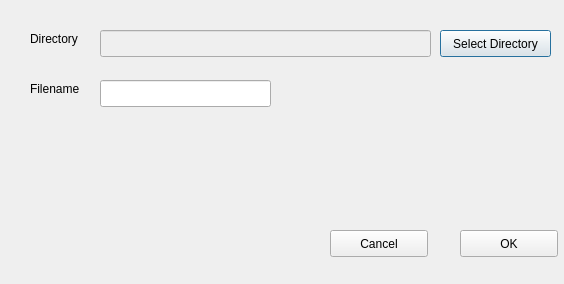
<?xml version="1.0" encoding="UTF-8"?>
<ui version="4.0">
 <class>RetrieveForm</class>
 <widget class="QDialog" name="RetrieveForm">
  <property name="geometry">
   <rect>
    <x>0</x>
    <y>0</y>
    <width>564</width>
    <height>284</height>
   </rect>
  </property>
  <property name="windowTitle">
   <string>RetrieveForm</string>
  </property>
  <widget class="QLabel" name="label">
   <property name="geometry">
    <rect>
     <x>30</x>
     <y>30</y>
     <width>66</width>
     <height>17</height>
    </rect>
   </property>
   <property name="text">
    <string>Directory</string>
   </property>
  </widget>
  <widget class="QLabel" name="label_2">
   <property name="geometry">
    <rect>
     <x>30</x>
     <y>80</y>
     <width>66</width>
     <height>17</height>
    </rect>
   </property>
   <property name="text">
    <string>Filename</string>
   </property>
  </widget>
  <widget class="QLineEdit" name="directoryField">
   <property name="enabled">
    <bool>false</bool>
   </property>
   <property name="geometry">
    <rect>
     <x>100</x>
     <y>30</y>
     <width>331</width>
     <height>27</height>
    </rect>
   </property>
  </widget>
  <widget class="QLineEdit" name="fileNameField">
   <property name="geometry">
    <rect>
     <x>100</x>
     <y>80</y>
     <width>171</width>
     <height>27</height>
    </rect>
   </property>
  </widget>
  <widget class="QPushButton" name="selectFileButton">
   <property name="geometry">
    <rect>
     <x>440</x>
     <y>30</y>
     <width>111</width>
     <height>27</height>
    </rect>
   </property>
   <property name="text">
    <string>Select Directory</string>
   </property>
  </widget>
  <widget class="QPushButton" name="okButton">
   <property name="geometry">
    <rect>
     <x>460</x>
     <y>230</y>
     <width>98</width>
     <height>27</height>
    </rect>
   </property>
   <property name="text">
    <string>OK</string>
   </property>
  </widget>
  <widget class="QPushButton" name="cancelButton">
   <property name="geometry">
    <rect>
     <x>330</x>
     <y>230</y>
     <width>98</width>
     <height>27</height>
    </rect>
   </property>
   <property name="text">
    <string>Cancel</string>
   </property>
  </widget>
 </widget>
 <resources/>
 <connections/>
</ui>
